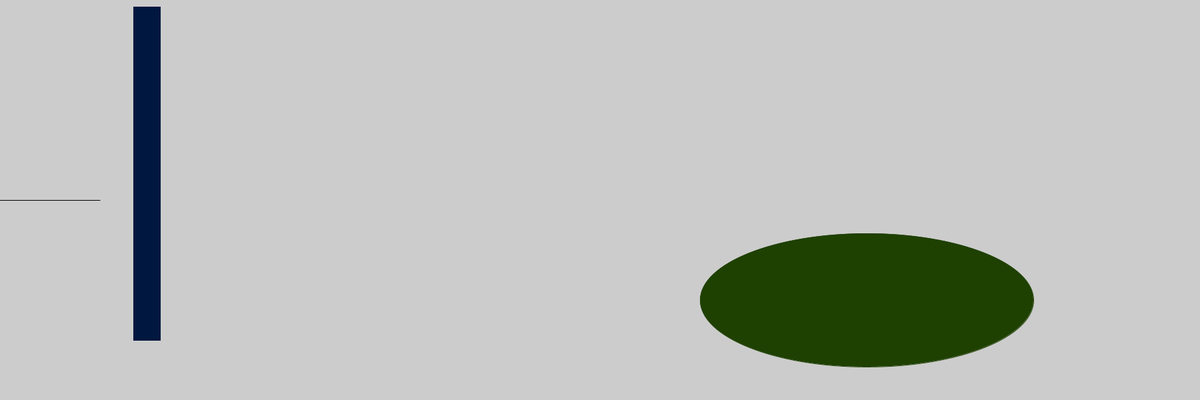
Frame 1 (no input)
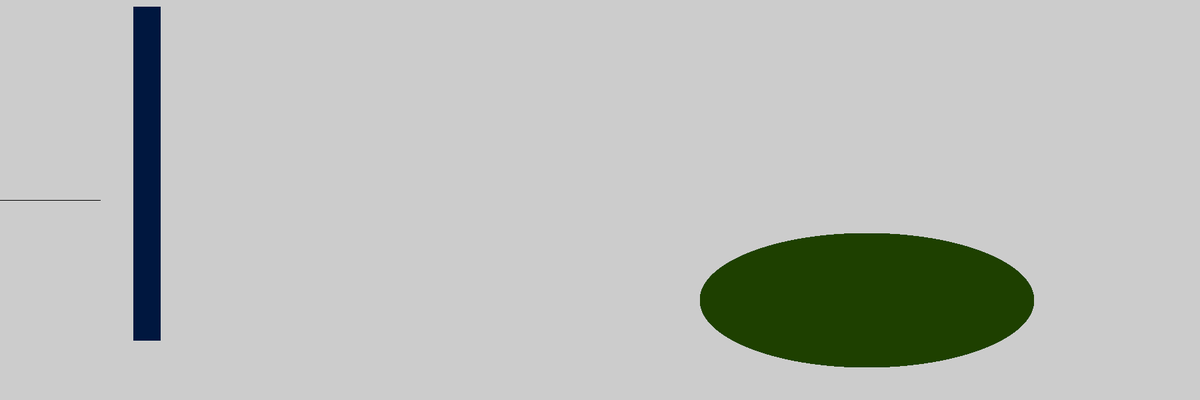
Frame 60 (the mouse pressed at the canvas centre just before this capture)
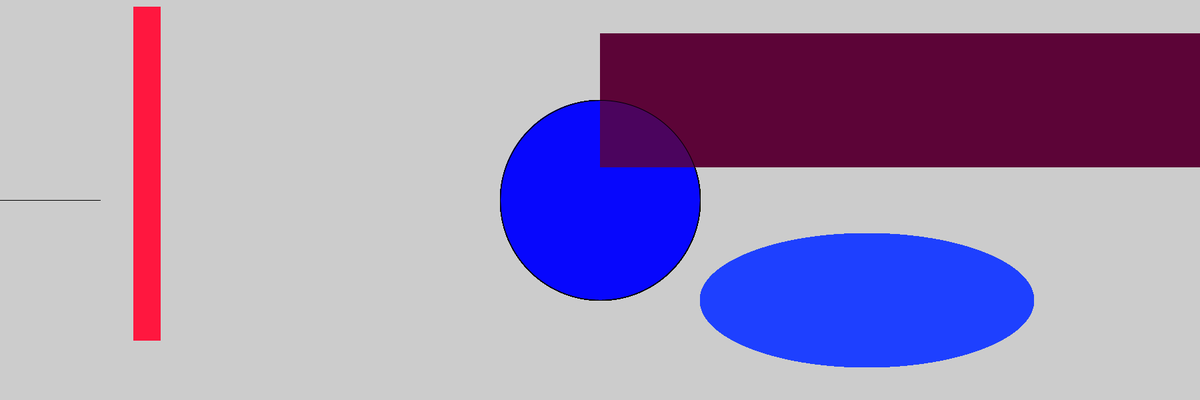
Frame 120 (the mouse held since frame 60 and released just before this capture)

The Processing sketch that drew these frames (run headless with seeded random() and noise(); from frame 60 on, the mouse is pressed at the canvas centre):

// Processing sketch: processing_45256
// ── processing_45256.pde

void setup(){
  size(1800,600);
}
void draw(){
 stroke(92,4,55,mouseX);
  fill(92,4,55,mouseX);
  rect(mouseX,50,1500,200);
 
  stroke(mouseX,23,63);
  fill(mouseX,23,63);
  rect(200,10,40,500);
 
  stroke(30,64,mouseX);
  fill(30,64,mouseX);
  ellipse(1300,450,500,200);

  stroke(0);
  fill(4,4,mouseY,50);
  ellipse(mouseX,300,300,mouseY);
}
